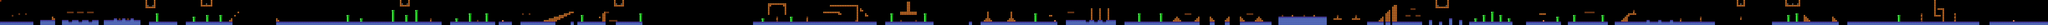

This game map was drawn from its Tiled (.tmx) file and the tilesets committed beside it. A one-line description and the trimmed map source follow:
An orthogonal 1224x15 tile map with 32x32 px tiles, 4 tile layers (land, pipein, pass, bonus), 3 tilesets and 396 objects (184x coin, 136x enemy, 62x wall, 9x bridge, destination, ...).

<map version="1.0" orientation="orthogonal" width="1224" height="15" tilewidth="32" tileheight="32">
 <tileset firstgid="1" name="blocks" tilewidth="32" tileheight="32">
  <image source="blocks.png" trans="4040ff" width="384" height="512" />
 </tileset>
 <tileset firstgid="193" name="bonus" tilewidth="32" tileheight="32">
  <image source="bonus.png" trans="4040ff" width="256" height="32" />
 </tileset>
 <tileset firstgid="201" name="destination" tilewidth="32" tileheight="32">
  <image source="destination.png" trans="4040ff" width="256" height="32" />
 </tileset>
 <layer name="land" width="1224" height="15">
  <data>[18360 cells, 2760 non-empty, 12 distinct tile ids]</data>
 </layer>
 <layer name="pipein" width="1224" height="15">
  <data>[18360 cells, 1 non-empty, 1 distinct tile ids]</data>
 </layer>
 <layer name="pass" width="1224" height="15">
  <data>[18360 cells, 4 non-empty, 4 distinct tile ids]</data>
 </layer>
 <layer name="bonus" width="1224" height="15">
  <data>[18360 cells, 75 non-empty, 1 distinct tile ids]</data>
 </layer>
 <objectgroup name="sprites" width="1224" height="15">
  <object name="destination" x="38496" y="384" width="32" height="32">
   <properties>
    <property name="castle" value="0" />
    <property name="mapy" value="0" />
   </properties>
  </object>
  <object name="flower" type="wall" x="480" y="256" width="32" height="32">
   <properties>
    <property name="created" value="0" />
    <property name="id" value="1" />
   </properties>
  </object>
  <object name="coin" type="wall" x="352" y="256" width="32" height="32">
   <properties>
    <property name="created" value="0" />
    <property name="id" value="1" />
   </properties>
  </object>
  <object name="coin" type="wall" x="224" y="288" width="32" height="32">
   <properties>
    <property name="created" value="0" />
    <property name="id" value="1" />
   </properties>
  </object>
  <object name="fireflower" type="enemy" x="1328" y="432" width="32" height="32">
   <properties>
    <property name="created" value="0" />
   </properties>
  </object>
  <object name="fireflower" type="enemy" x="1520" y="432" width="32" height="32">
   <properties>
    <property name="created" value="0" />
   </properties>
  </object>
  <object name="fireflower" type="enemy" x="1712" y="432" width="32" height="32">
   <properties>
    <property name="created" value="0" />
   </properties>
  </object>
  <object name="fireflower" type="enemy" x="2352" y="368" width="32" height="32">
   <properties>
    <property name="created" value="0" />
   </properties>
  </object>
  <object name="fireflower" type="enemy" x="2512" y="368" width="32" height="32">
   <properties>
    <property name="created" value="0" />
   </properties>
  </object>
  <object name="fireflower" type="enemy" x="2192" y="368" width="32" height="32">
   <properties>
    <property name="created" value="0" />
   </properties>
  </object>
  <object name="coin" type="wall" x="1312" y="224" width="32" height="32">
   <properties>
    <property name="created" value="0" />
    <property name="id" value="1" />
   </properties>
  </object>
  <object name="coin" type="wall" x="1344" y="224" width="32" height="32">
   <properties>
    <property name="created" value="0" />
    <property name="id" value="1" />
   </properties>
  </object>
  <object name="none" type="wall" x="1280" y="224" width="32" height="32">
   <properties>
    <property name="created" value="0" />
    <property name="id" value="0" />
   </properties>
  </object>
  <object name="none" type="wall" x="1376" y="224" width="32" height="32">
   <properties>
    <property name="created" value="0" />
    <property name="id" value="0" />
   </properties>
  </object>
  <object name="none" type="wall" x="1568" y="224" width="32" height="32">
   <properties>
    <property name="created" value="0" />
    <property name="id" value="0" />
   </properties>
  </object>
  <object name="coin" type="wall" x="1536" y="224" width="32" height="32">
   <properties>
    <property name="created" value="0" />
    <property name="id" value="1" />
   </properties>
  </object>
  <object name="none" type="wall" x="1472" y="224" width="32" height="32">
   <properties>
    <property name="created" value="0" />
    <property name="id" value="0" />
   </properties>
  </object>
  <object name="coin" type="wall" x="1504" y="224" width="32" height="32">
   <properties>
    <property name="created" value="0" />
    <property name="id" value="1" />
   </properties>
  </object>
  <object name="none" type="wall" x="1760" y="224" width="32" height="32">
   <properties>
    <property name="created" value="0" />
    <property name="id" value="0" />
   </properties>
  </object>
  <object name="coin" type="wall" x="1728" y="224" width="32" height="32">
   <properties>
    <property name="created" value="0" />
    <property name="id" value="1" />
   </properties>
  </object>
  <object name="none" type="wall" x="1664" y="224" width="32" height="32">
   <properties>
    <property name="created" value="0" />
    <property name="id" value="0" />
   </properties>
  </object>
  <object name="coin" type="wall" x="1696" y="224" width="32" height="32">
   <properties>
    <property name="created" value="0" />
    <property name="id" value="1" />
   </properties>
  </object>
  <object name="hedgehog" type="enemy" x="1376" y="192" width="32" height="32">
   <properties>
    <property name="created" value="0" />
   </properties>
  </object>
  <object name="hedgehog" type="enemy" x="1568" y="192" width="32" height="32">
   <properties>
    <property name="created" value="0" />
   </properties>
  </object>
  <object name="hedgehog" type="enemy" x="1760" y="192" width="32" height="32">
   <properties>
    <property name="created" value="0" />
   </properties>
  </object>
  <object name="hedgehog" type="enemy" x="960" y="352" width="32" height="32">
   <properties>
    <property name="created" value="0" />
   </properties>
  </object>
  <object name="cannon" type="enemy" x="2272" y="352" width="32" height="32">
   <properties>
    <property name="created" value="0" />
   </properties>
  </object>
  <object name="cannon" type="enemy" x="2432" y="352" width="32" height="32">
   <properties>
    <property name="created" value="0" />
   </properties>
  </object>
  <object name="fireround" type="enemy" x="2816" y="96" width="32" height="32">
   <properties>
    <property name="created" value="0" />
   </properties>
  </object>
  <object name="fireround" type="enemy" x="2912" y="96" width="32" height="32">
   <properties>
    <property name="created" value="0" />
   </properties>
  </object>
  <object name="badflower" type="enemy" x="2992" y="272" width="32" height="32">
   <properties>
    <property name="created" value="0" />
   </properties>
  </object>
  <object name="hedgehog" type="enemy" x="3008" y="224" width="32" height="32">
   <properties>
    <property name="created" value="0" />
   </properties>
  </object>
  <object name="flower" type="wall" x="2848" y="256" width="32" height="32">
   <properties>
    <property name="created" value="0" />
    <property name="id" value="3" />
   </properties>
  </object>
  </objectgroup>
</map>
<!-- 363 of 396 objects omitted -->
